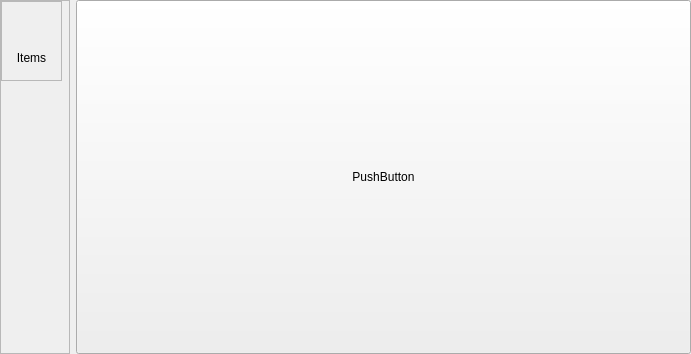
<?xml version="1.0" encoding="UTF-8"?>
<ui version="4.0">
 <class>MainWindow</class>
 <widget class="QMainWindow" name="MainWindow">
  <property name="geometry">
   <rect>
    <x>0</x>
    <y>0</y>
    <width>691</width>
    <height>354</height>
   </rect>
  </property>
  <property name="windowTitle">
   <string>MainWindow</string>
  </property>
  <widget class="QWidget" name="centralwidget">
   <layout class="QHBoxLayout" name="horizontalLayout">
    <property name="leftMargin">
     <number>0</number>
    </property>
    <property name="topMargin">
     <number>0</number>
    </property>
    <property name="rightMargin">
     <number>0</number>
    </property>
    <property name="bottomMargin">
     <number>0</number>
    </property>
    <item>
     <widget class="QScrollArea" name="scrollArea">
      <property name="sizePolicy">
       <sizepolicy hsizetype="Fixed" vsizetype="Expanding">
        <horstretch>0</horstretch>
        <verstretch>0</verstretch>
       </sizepolicy>
      </property>
      <property name="maximumSize">
       <size>
        <width>100</width>
        <height>16777215</height>
       </size>
      </property>
      <property name="widgetResizable">
       <bool>true</bool>
      </property>
      <widget class="QWidget" name="scrollAreaWidgetContents">
       <property name="geometry">
        <rect>
         <x>0</x>
         <y>0</y>
         <width>68</width>
         <height>352</height>
        </rect>
       </property>
       <property name="maximumSize">
        <size>
         <width>100</width>
         <height>16777215</height>
        </size>
       </property>
       <widget class="QFrame" name="verticalFrame">
        <property name="geometry">
         <rect>
          <x>0</x>
          <y>0</y>
          <width>61</width>
          <height>80</height>
         </rect>
        </property>
        <property name="sizePolicy">
         <sizepolicy hsizetype="Fixed" vsizetype="Preferred">
          <horstretch>0</horstretch>
          <verstretch>0</verstretch>
         </sizepolicy>
        </property>
        <property name="maximumSize">
         <size>
          <width>100</width>
          <height>16777215</height>
         </size>
        </property>
        <property name="frameShape">
         <enum>QFrame::StyledPanel</enum>
        </property>
        <property name="frameShadow">
         <enum>QFrame::Plain</enum>
        </property>
        <layout class="QVBoxLayout" name="verticalLayout">
         <item>
          <widget class="QLabel" name="label">
           <property name="text">
            <string/>
           </property>
           <property name="pixmap">
            <pixmap>../../Pictures/Firefox_wallpaper.png</pixmap>
           </property>
           <property name="scaledContents">
            <bool>true</bool>
           </property>
          </widget>
         </item>
         <item>
          <widget class="QLabel" name="label_2">
           <property name="text">
            <string>Items</string>
           </property>
           <property name="alignment">
            <set>Qt::AlignCenter</set>
           </property>
          </widget>
         </item>
        </layout>
       </widget>
      </widget>
     </widget>
    </item>
    <item>
     <widget class="QPushButton" name="pushButton_4">
      <property name="sizePolicy">
       <sizepolicy hsizetype="Expanding" vsizetype="Expanding">
        <horstretch>0</horstretch>
        <verstretch>0</verstretch>
       </sizepolicy>
      </property>
      <property name="text">
       <string>PushButton</string>
      </property>
     </widget>
    </item>
   </layout>
  </widget>
 </widget>
 <resources/>
 <connections/>
</ui>
